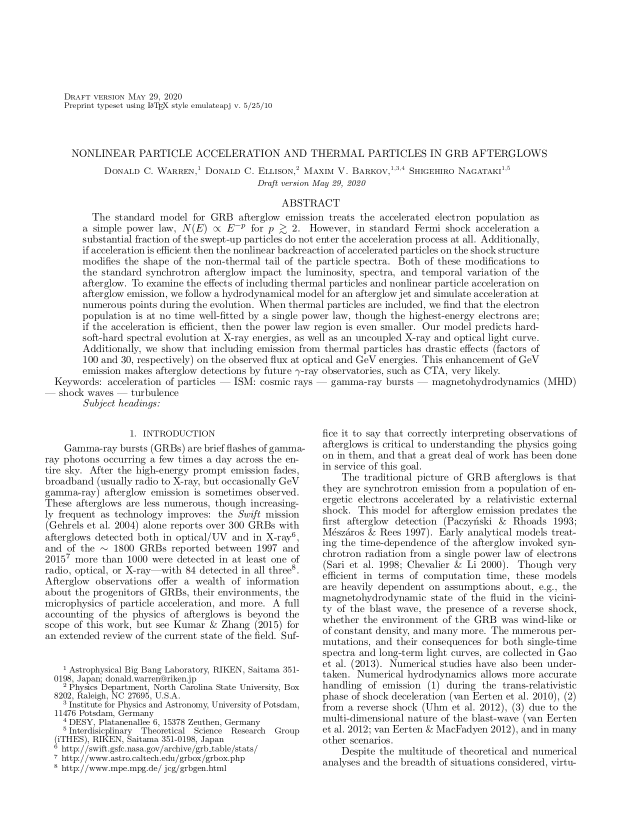
#> input picture data/images/docbank_test_page-0001.jpg, 1275 x 1650 px, found by its file name (shown at 1/2 size); its folder holds only this picture in this run
$ jupyter execute 04_Contour_LF.ipynb
#> lines starting #> are read from the running program, lines starting #| are printed output that depends on the picture; after the words box and inside, x2 and y2 are one past the last pixel; in counts of white or black regions, pixels touching at a corner belong together
#> further down, img is the input picture: shape (1650, 1275, 3); min 0, max 255, mean 240.4
[cell 1]
import cv2
import os
import pickle
from skimage import color
from skimage.filters import threshold_otsu
import numpy as np

[cell 2]
def binarize_image(image):
    """
    _summary_

    Args:
        image (_type_): _description_

    Returns:
        _type_: _description_
    """
    image = color.rgb2gray(image)
    thresh = threshold_otsu(image)
    image = image > thresh
    return image

def get_contour_labels(image):
    """
    _summary_

    Args:
        image (_type_): _description_

    Returns:
        _type_: _description_
    """
    # print("CONTOUR LABELS")
    gray = cv2.cvtColor(image, cv2.COLOR_BGR2GRAY)

    # Convert the grayscale image to binary
    ret, binary = cv2.threshold(gray, 100, 255, cv2.THRESH_OTSU)
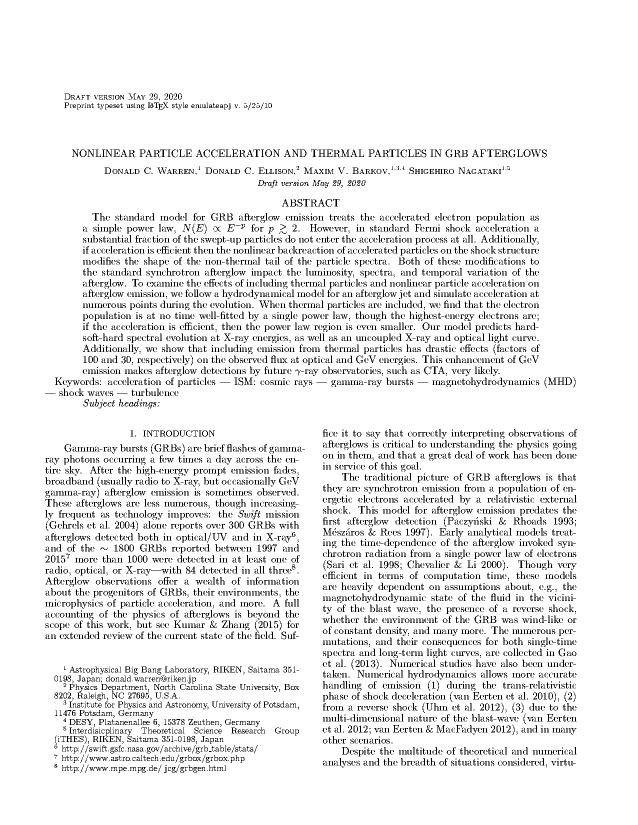
#> binary: shape (1650, 1275) (shown at 1/2 size); 93% white; black in thin lines or dots, all inside (x1, y1, x2, y2) = (90, 187, 1154, 1546)
#> ret = 163

    # To detect object contours, we want a black background and a white
    # foreground, so we invert the image (i.e. 255 - pixel value)
    inverted_binary = ~binary
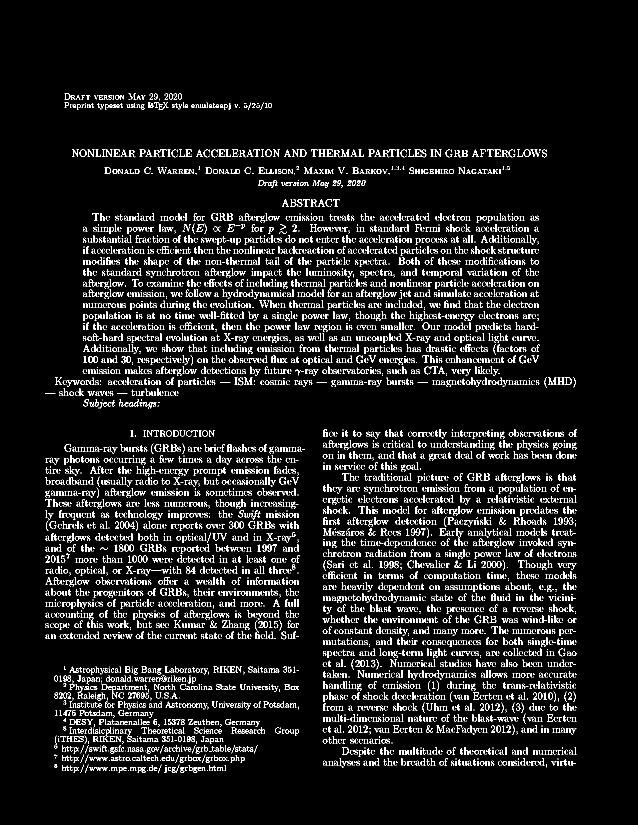
#> inverted_binary: shape (1650, 1275) (shown at 1/2 size); 7% white in thin lines or dots, all inside (x1, y1, x2, y2) = (90, 187, 1154, 1546)

    # Find the contours on the inverted binary image, and store them in a list
    # Contours are drawn around white blobs.
    # hierarchy variable contains info on the relationship between the contours
    contours, hierarchy = cv2.findContours(inverted_binary,
    cv2.RETR_TREE,
    cv2.CHAIN_APPROX_SIMPLE)
#> contours = 8824 contours, 7624 with area under 20; largest, box (x1, y1, x2, y2) and area: (845, 645, 859, 660) 148, (1047, 299, 1061, 314) 148, (530, 299, 544, 314) 148, (159, 299, 173, 314) 148, (684, 1494, 698, 1509) 137

    #This is inmtermediate contour image having red contours plotted along the letters
    with_contours_int = cv2.drawContours(image, contours, -1,(0,0,255),2)
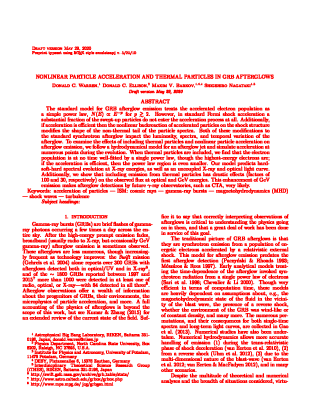
#> with_contours_int: shape (1650, 1275, 3) (shown at 1/4 size); mean B, G, R 207.9, 207.9, 254.8

    #We again perform binarization of above image inorder to find contours again
    gray_contour = cv2.cvtColor(with_contours_int, cv2.COLOR_BGR2GRAY)
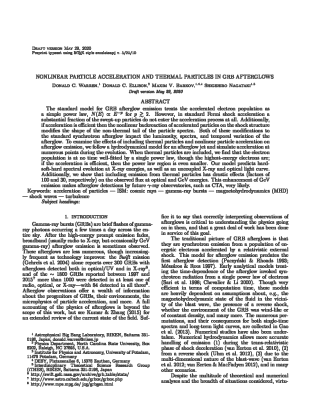
#> gray_contour: shape (1650, 1275) (shown at 1/4 size); min 76, max 255, mean 221.9

    ret, binary_contour = cv2.threshold(gray_contour, 100, 255,
    cv2.THRESH_OTSU)
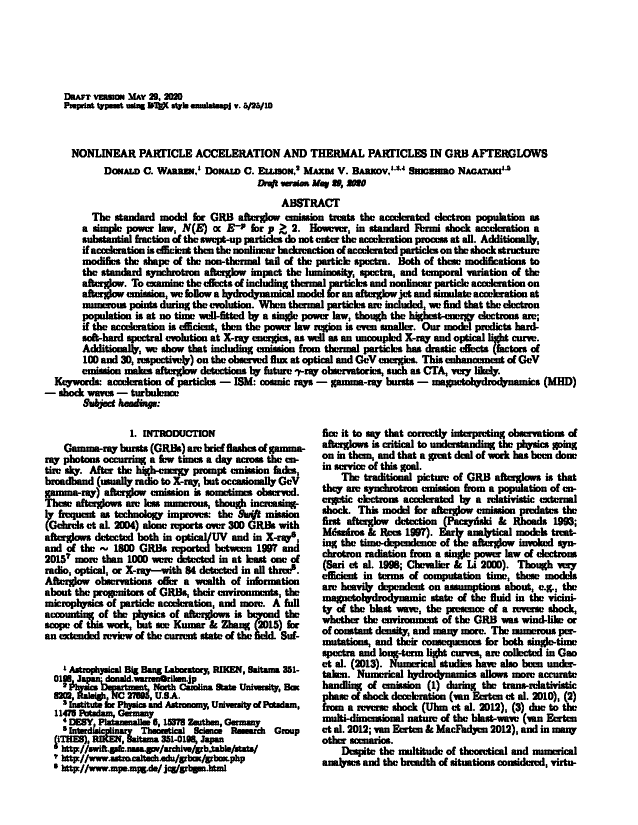
#> binary_contour: shape (1650, 1275) (shown at 1/2 size); 81.6% white; 1334 black regions (269 under 20 px), largest, box (x1, y1, x2, y2) and area: (138, 1354, 288, 1402) 2514, (138, 1447, 318, 1485) 2329, (864, 754, 1070, 775) 1949
#> ret = 165
    inverted_contour = ~binary_contour
#> inverted_contour: shape (1650, 1275); 18.4% white; 1334 white regions (269 under 20 px)

    # We find contours again of this inverted binary map so that word boundaries are detected
    contours, hierarchy = cv2.findContours(inverted_contour,
    cv2.RETR_TREE,
    cv2.CHAIN_APPROX_SIMPLE)
#> contours = 5499 contours, 3809 with area under 20; largest, box (x1, y1, x2, y2) and area: (138, 1354, 288, 1402) 2262, (138, 1447, 318, 1485) 2099, (864, 754, 1070, 775) 1831, (645, 1186, 852, 1207) 1820, (645, 1427, 808, 1444) 1386

    bboxes = []
    # Draw a bounding box around all contours
    for c in contours:
        x, y, w, h = cv2.boundingRect(c)
        # Make sure contour area is large enough
        if (cv2.contourArea(c)) > 20:
            #cv2.rectangle(origimage,(x,y), (x+w,y+h), (0,0,0), cv2.FILLED)
            bboxes.append([x, y, w, h])
#> this loop made 5499 passes
#> (x, y, w, h) on passes 1 to 3: (413, 1539, 3, 4), (255, 1539, 3, 4), (217, 1539, 3, 4)
#> after the loop, bboxes = 1658 items, first 6: [359, 1533, 17, 14], [274, 1533, 22, 14], [259, 1533, 15, 10], [236, 1533, 19, 14], [221, 1533, 15, 10], [417, 1529, 36, 14]

    final_img = np.zeros((1024, 1024, 3), dtype = np.uint8)
    for b in bboxes:
        x = b[0]
        y = b[1]
        w = b[2]
        h = b[3]
        cv2.rectangle(final_img,(x,y), (x+w,y+h), (255, 255, 255), cv2.FILLED)
#> this loop made 1658 passes
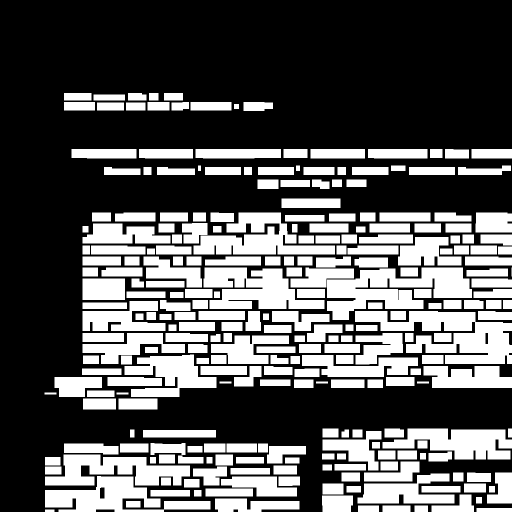
#> final_img: shape (1024, 1024, 3) (shown at 1/2 size); 35.3% white; 263 white regions (1 under 20 px), largest, box (x1, y1, x2, y2) and area: (710, 622, 1024, 728) 17567, (654, 535, 944, 640) 16626, (407, 535, 649, 618) 12956

    final_img = ~final_img
    final_img = binarize_image(final_img)
#> in binarize_image, `thresh = threshold_otsu(image)`: thresh = 0.00195
    final_img = final_img*1
    return final_img

[cell 3]
location = './../../temp_data/images/'
output_dir = './../../temp_data/results/img_processing/'
dir_list = os.listdir(location)

[cell 4]
pixels = {}

for image in dir_list:
    img = cv2.imread(location + image)
    ans = get_contour_labels(img)
    pixels[image] = ans

$ run again, on data/images/docbank_test_page-0005.jpg
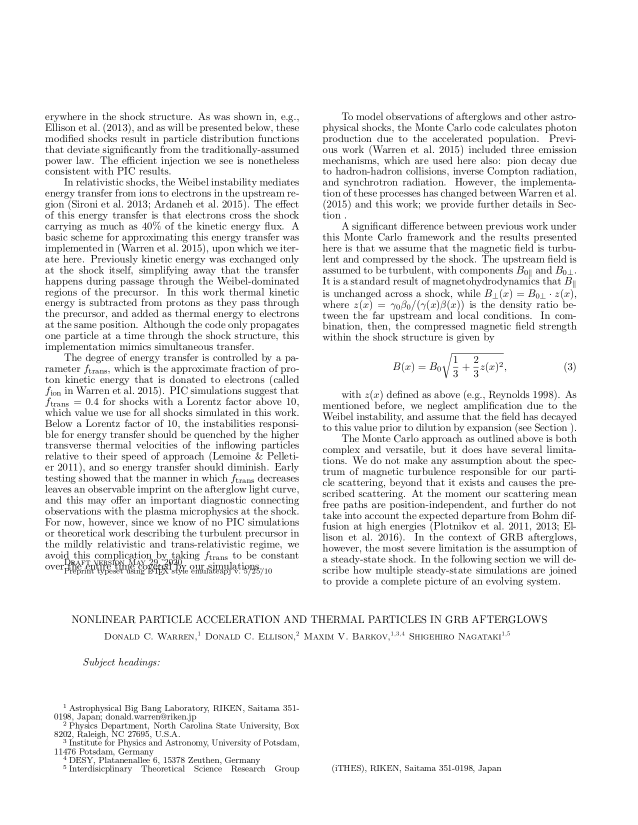
#> input picture data/images/docbank_test_page-0005.jpg, 1275 x 1650 px, found by its file name (shown at 1/2 size)
#> img is the input picture: shape (1650, 1275, 3); min 0, max 255, mean 240.4
#> in get_contour_labels, `ret, binary = cv2.threshold(gray, 100, 255, cv2.THRESH_OTSU)`:
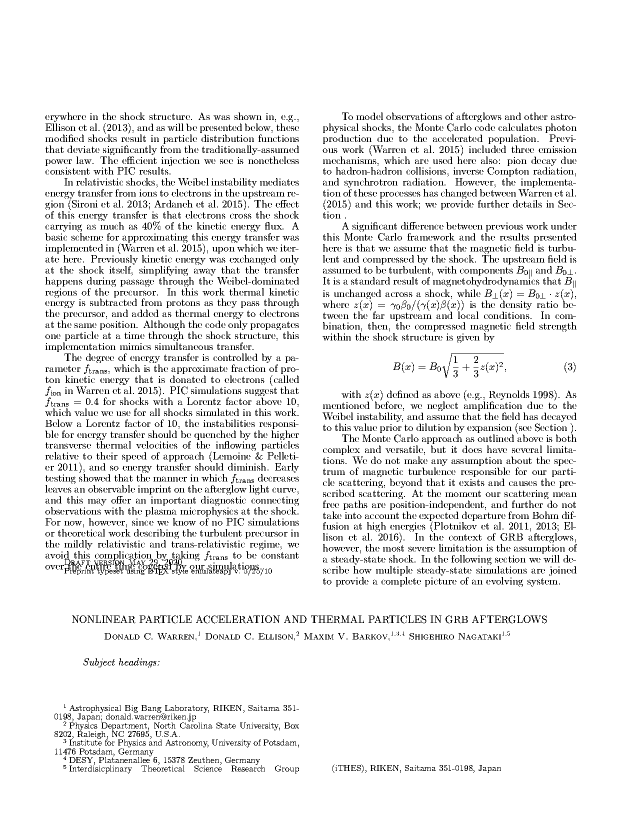
#> binary: shape (1650, 1275) (shown at 1/2 size); 93% white; black in thin lines or dots, all inside (x1, y1, x2, y2) = (90, 225, 1154, 1547)
#> in get_contour_labels, `ret, binary = cv2.threshold(gray, 100, 255, cv2.THRESH_OTSU)`: ret = 163
#> in get_contour_labels, `contours, hierarchy = cv2.findContours(inverted_binary, cv2.RETR_TREE,..`: contours = 8748 contours, 7621 with area under 20; largest, box (x1, y1, x2, y2) and area: (129, 1118, 163, 1147) 233, (306, 1118, 337, 1150) 207, (1047, 1231, 1061, 1246) 148, (530, 1231, 544, 1246) 148, (159, 1231, 173, 1246) 148
#> binary_contour: shape (1650, 1275); 81.7% white; 1366 black regions (298 under 20 px), largest, box (x1, y1, x2, y2) and area: (89, 1101, 400, 1151) 7561, (378, 1123, 528, 1152) 2186, (865, 553, 1080, 574) 2026
#> in get_contour_labels, `ret, binary_contour = cv2.threshold(gray_contour, 100, 255, cv2.THRESH..`: ret = 165
#> inverted_contour: shape (1650, 1275); 18.3% white; 1366 white regions (298 under 20 px)
#> in get_contour_labels, `contours, hierarchy = cv2.findContours(inverted_contour, cv2.RETR_TREE..`: contours = 5488 contours, 3816 with area under 20; largest, box (x1, y1, x2, y2) and area: (89, 1101, 400, 1151) 8484, (378, 1123, 528, 1152) 2098, (865, 553, 1080, 574) 1955, (163, 1430, 299, 1475) 1725, (837, 1022, 955, 1065) 1556
#> the loop in get_contour_labels, `for c in contours:` made 5488 passes
#> (x, y, w, h) on passes 1 to 3: (799, 1539, 4, 8), (730, 1539, 4, 8), (589, 1534, 10, 14)
#> after the loop in get_contour_labels, `for c in contours:`: bboxes = 1638 items, first 6: [589, 1534, 10, 14], [563, 1534, 26, 10], [965, 1533, 38, 14], [549, 1530, 14, 14], [552, 1532, 9, 10], [462, 1530, 69, 14]
#> the loop in get_contour_labels, `for b in bboxes:` made 1638 passes
#> after the loop in get_contour_labels, `for b in bboxes:`:
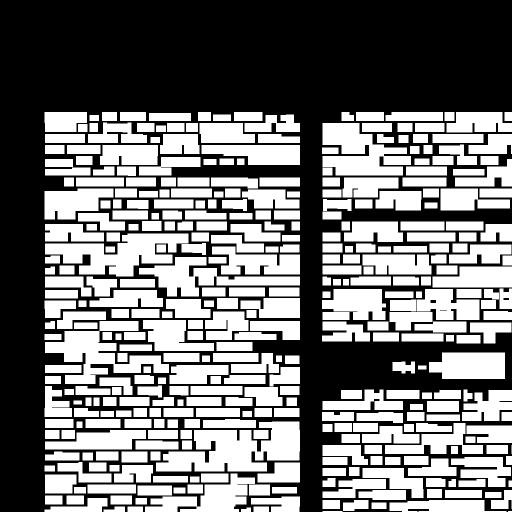
#> final_img: shape (1024, 1024, 3) (shown at 1/2 size); 47.4% white; 370 white regions (2 under 20 px), largest, box (x1, y1, x2, y2) and area: (312, 843, 600, 943) 17764, (90, 467, 377, 553) 13042, (90, 642, 338, 768) 12474
#> thresh = 0.00195

$ run again, on data/images/docbank_test_page-0006.jpg
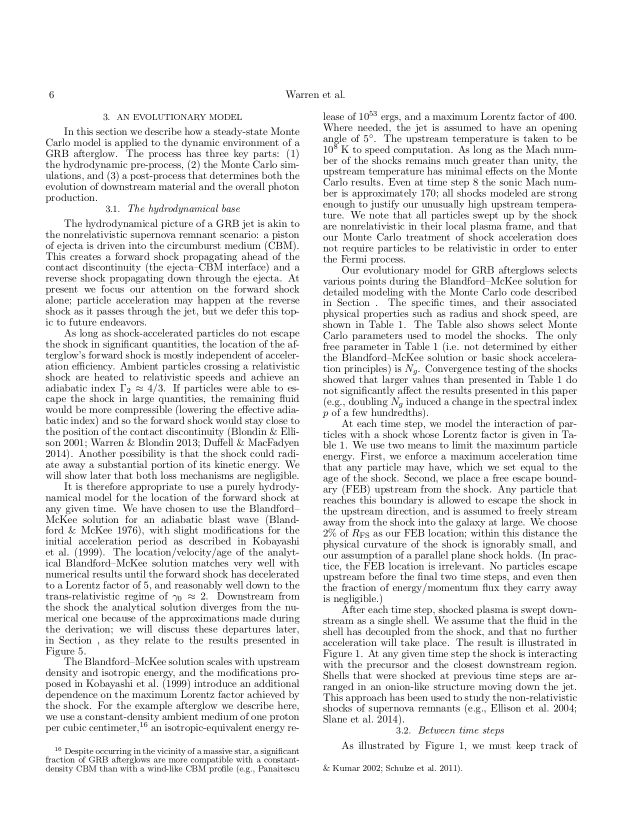
#> input picture data/images/docbank_test_page-0006.jpg, 1275 x 1650 px, found by its file name (shown at 1/2 size)
#> img is the input picture: shape (1650, 1275, 3); min 0, max 255, mean 237.2
#> in get_contour_labels, `ret, binary = cv2.threshold(gray, 100, 255, cv2.THRESH_OTSU)`:
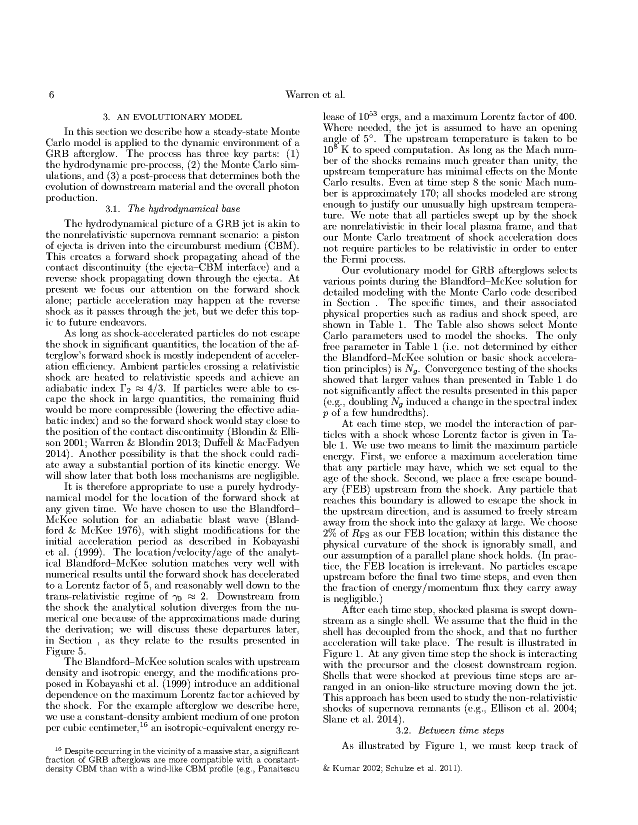
#> binary: shape (1650, 1275) (shown at 1/2 size); 91.5% white; black in thin lines or dots, all inside (x1, y1, x2, y2) = (91, 181, 1155, 1547)
#> in get_contour_labels, `ret, binary = cv2.threshold(gray, 100, 255, cv2.THRESH_OTSU)`: ret = 162
#> in get_contour_labels, `contours, hierarchy = cv2.findContours(inverted_binary, cv2.RETR_TREE,..`: contours = 10945 contours, 9689 with area under 20; largest, box (x1, y1, x2, y2) and area: (684, 532, 698, 547) 148, (435, 1184, 449, 1199) 137, (408, 877, 422, 892) 137, (130, 1496, 150, 1508) 120, (685, 532, 697, 547) 116
#> binary_contour: shape (1650, 1275); 78% white; 1673 black regions (368 under 20 px), largest, box (x1, y1, x2, y2) and area: (329, 1446, 505, 1467) 1559, (297, 408, 437, 429) 1417, (366, 506, 475, 542) 1307
#> in get_contour_labels, `ret, binary_contour = cv2.threshold(gray_contour, 100, 255, cv2.THRESH..`: ret = 165
#> inverted_contour: shape (1650, 1275); 22% white; 1673 white regions (368 under 20 px)
#> in get_contour_labels, `contours, hierarchy = cv2.findContours(inverted_contour, cv2.RETR_TREE..`: contours = 6757 contours, 4717 with area under 20; largest, box (x1, y1, x2, y2) and area: (329, 1446, 505, 1467) 1430, (297, 408, 437, 429) 1240, (366, 506, 475, 542) 1212, (704, 377, 835, 398) 1167, (126, 320, 255, 341) 1154
#> the loop in get_contour_labels, `for c in contours:` made 6757 passes
#> (x, y, w, h) on passes 1 to 3: (506, 1540, 4, 8), (922, 1539, 3, 4), (869, 1539, 3, 4)
#> after the loop in get_contour_labels, `for c in contours:`: bboxes = 2007 items, first 6: [478, 1534, 26, 14], [280, 1534, 10, 10], [679, 1533, 41, 10], [130, 1531, 17, 17], [833, 1530, 16, 13], [516, 1530, 83, 14]
#> the loop in get_contour_labels, `for b in bboxes:` made 2007 passes
#> after the loop in get_contour_labels, `for b in bboxes:`:
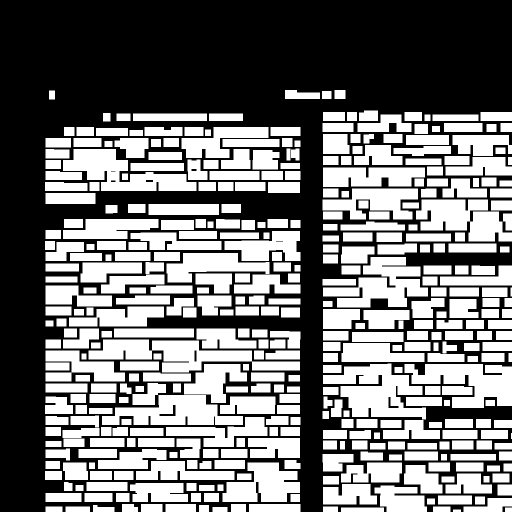
#> final_img: shape (1024, 1024, 3) (shown at 1/2 size); 47.1% white; 406 white regions, largest, box (x1, y1, x2, y2) and area: (177, 679, 600, 745) 13182, (646, 727, 852, 839) 13064, (646, 514, 856, 615) 11455
#> thresh = 0.00195
